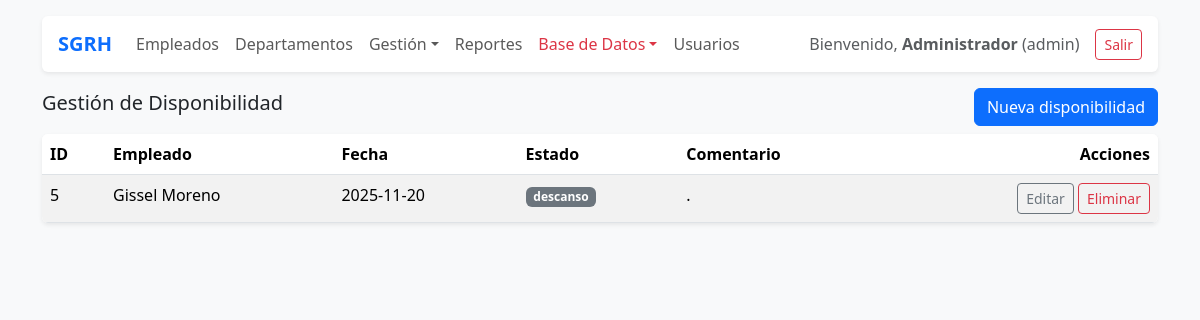
Before: /public/?route=disponibilidad (signed in) with the older database file.
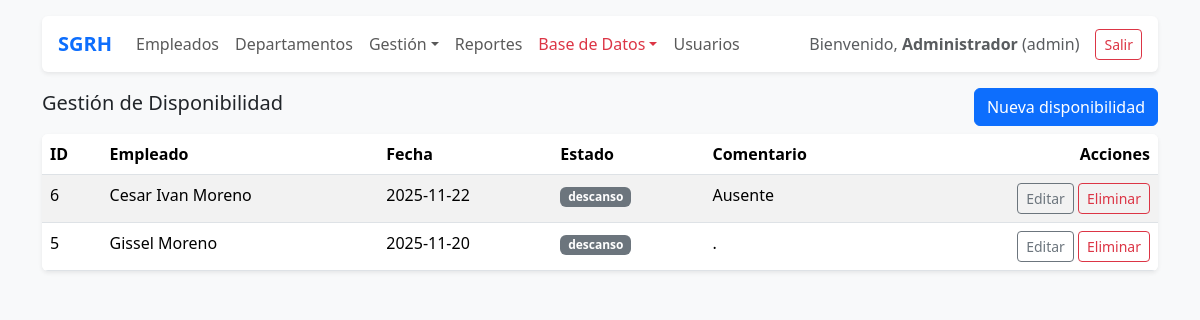
After: the same page with the newer database file.
### tables this page shows
CREATE TABLE `disponibilidades` (
  `id` int(11) NOT NULL AUTO_INCREMENT,
  `empleado_id` int(11) NOT NULL,
  `fecha` date NOT NULL,
  `estado` enum('disponible','ausente','descanso','especial') NOT NULL DEFAULT 'disponible',
  `comentario` varchar(255) DEFAULT NULL,
  `created_at` timestamp NOT NULL DEFAULT current_timestamp(),
  `updated_at` timestamp NOT NULL DEFAULT current_timestamp() ON UPDATE current_timestamp(),
  PRIMARY KEY (`id`),
  UNIQUE KEY `uq_disponibilidad_fecha` (`empleado_id`,`fecha`),
  CONSTRAINT `fk_disponibilidad_empleado` FOREIGN KEY (`empleado_id`) REFERENCES `empleados` (`id`) ON DELETE CASCADE ON UPDATE CASCADE
);

CREATE TABLE `empleados` (
  `id` int(11) NOT NULL AUTO_INCREMENT,
  `user_id` int(11) NOT NULL,
  `nombre` varchar(100) NOT NULL,
  `apellidos` varchar(150) NOT NULL,
  `genero` enum('masculino','femenino','otro') NOT NULL,
  `correo` varchar(150) NOT NULL,
  `curp` char(18) NOT NULL,
  `puesto` varchar(100) DEFAULT NULL,
  `departamento_id` int(11) NOT NULL,
  `estado` enum('activo','baja') NOT NULL DEFAULT 'activo',
  `created_at` timestamp NOT NULL DEFAULT current_timestamp(),
  `updated_at` timestamp NOT NULL DEFAULT current_timestamp() ON UPDATE current_timestamp(),
  PRIMARY KEY (`id`),
  UNIQUE KEY `correo` (`correo`),
  UNIQUE KEY `curp` (`curp`),
  KEY `fk_empleado_departamento` (`departamento_id`),
  CONSTRAINT `fk_empleado_departamento` FOREIGN KEY (`departamento_id`) REFERENCES `departamentos` (`id`) ON UPDATE CASCADE
);

### app/core/Controller.php (called while the page is built, shortened)
<?php
class Controller {
    protected function view(string $template, array $data = []) {
        extract($data);
        $viewPath = __DIR__ . '/../views/' . $template . '.php';
        include __DIR__ . '/../views/layout/header.php';
        include __DIR__ . '/../views/layout/nav.php';
        include $viewPath;
        include __DIR__ . '/../views/layout/footer.php';
    }
}

### app/controllers/DisponibilidadController.php (called while the page is built, shortened)
<?php
require_once __DIR__ . '/../models/Disponibilidad.php';
class DisponibilidadController extends Controller {
    public function index() {
        $disponibilidades = Disponibilidad::todas();
        $this->view('disponibilidad/index', compact('disponibilidades'));
    }
}

### app/models/Disponibilidad.php (called while the page is built, shortened)
<?php
class Disponibilidad {
    public static function todas() {
        $db = Database::getInstance();
        $sql = "
            SELECT d.*, e.nombre, e.apellidos
            FROM disponibilidades d
            JOIN empleados e ON e.id = d.empleado_id
            ORDER BY d.fecha DESC
        ";
        return $db->query($sql)->fetchAll();
    }
}

### app/views/disponibilidad/index.php (the view)
<div class="d-flex justify-content-between align-items-center mb-2">
  <h5>Gestión de Disponibilidad</h5>
  <a class="btn btn-primary" href="/SGRH_PHP_MVC/public/?route=disponibilidad_crear">Nueva disponibilidad</a>
</div>
<div class="table-responsive bg-white rounded shadow-sm">
<table class="table table-striped m-0">
  <thead>
    <tr>
      <th>ID</th>
      <th>Empleado</th>
      <th>Fecha</th>
      <th>Estado</th>
      <th>Comentario</th>
      <th class="text-end">Acciones</th>
    </tr>
  </thead>
  <tbody>
    <?php foreach($disponibilidades as $d): ?>
      <tr>
        <td><?= $d['id'] ?></td>
        <td><?= htmlspecialchars($d['nombre'] . ' ' . $d['apellidos']) ?></td>
        <td><?= htmlspecialchars($d['fecha']) ?></td>
        <td>
          <?php
            $badge = [
              'disponible' => 'success',
              'ausente' => 'danger',
              'descanso' => 'secondary',
              'especial' => 'info'
            ][$d['estado']] ?? 'light';
          ?>
          <span class="badge bg-<?= $badge ?>"><?= htmlspecialchars($d['estado']) ?></span>
        </td>
        <td><?= htmlspecialchars($d['comentario']) ?></td>
<td class="text-end">
  <a
    href="/SGRH_PHP_MVC/public/?route=disponibilidad_editar&id=<?= $d['id'] ?>"
    class="btn btn-sm btn-outline-secondary">
    Editar
  </a>
  <a
    href="/SGRH_PHP_MVC/public/?route=disponibilidad_eliminar&id=<?= $d['id'] ?>"
    class="btn btn-sm btn-outline-danger"
    onclick="return confirm('¿Seguro que quieres eliminar este registro?');">
    Eliminar
  </a>
</td>
      </tr>
    <?php endforeach; ?>
  </tbody>
</table>
</div>

Changed rows visible on the page:
added disponibilidades: id "6", empleado.apellidos "Cesar Ivan Moreno", fecha "2025-11-22", estado "descanso", comentario "Ausente"
